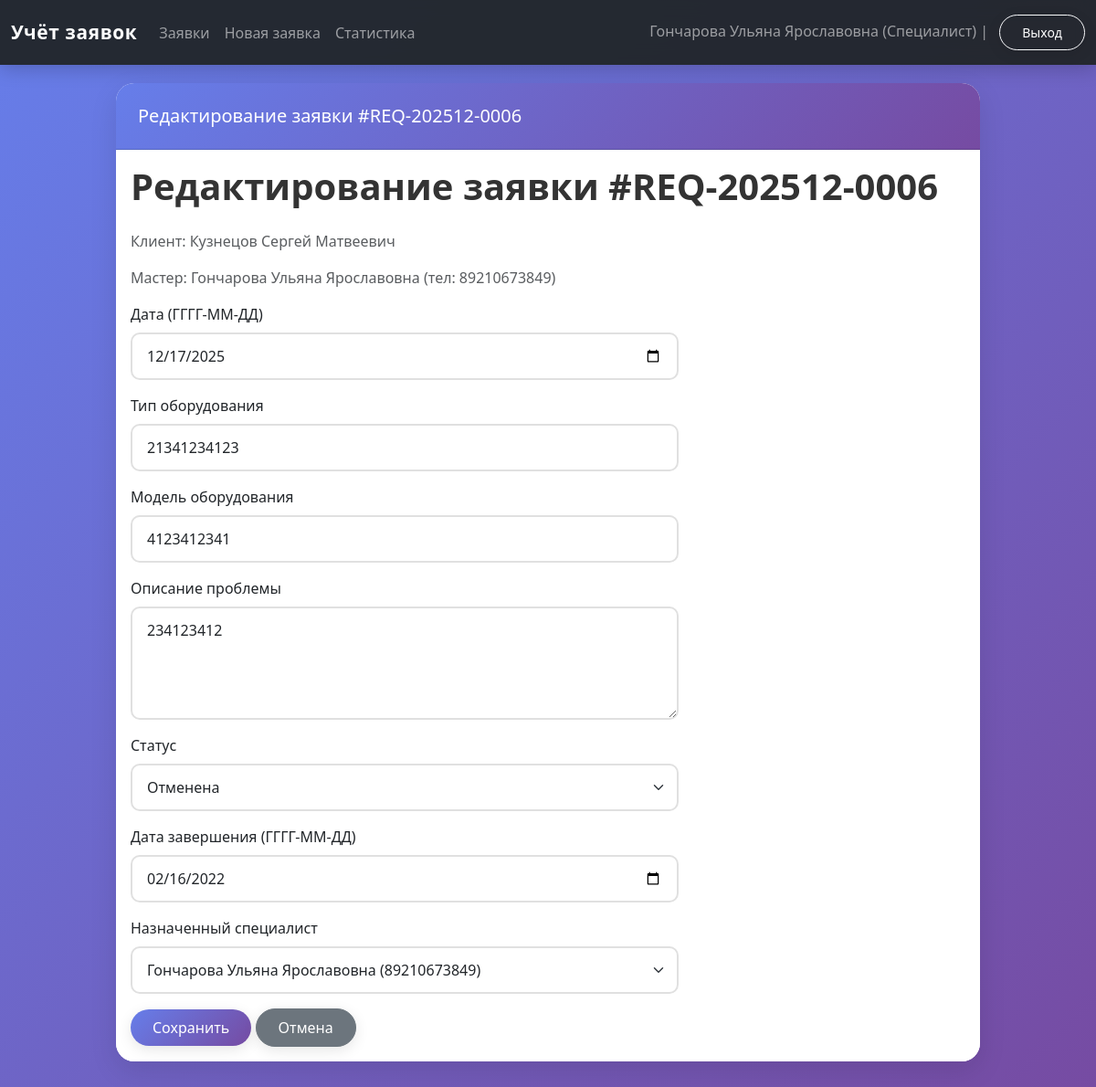
Page /requests/6/edit (signed in) on the earlier database version.
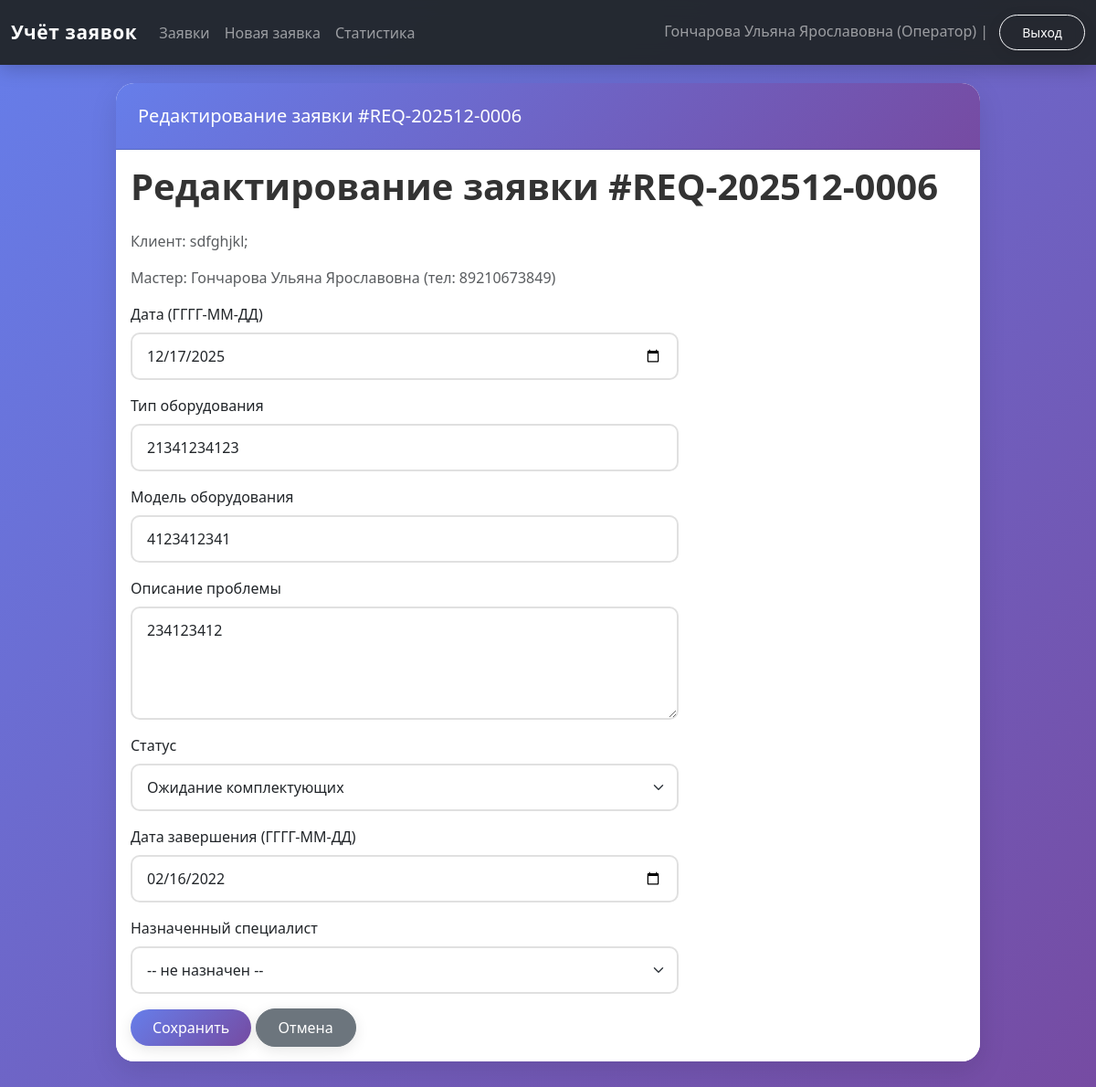
Same page on the later database version.
### tables this page shows
CREATE TABLE users (
            user_id INTEGER PRIMARY KEY AUTOINCREMENT,
            fio TEXT NOT NULL,
            phone TEXT NOT NULL,
            login TEXT UNIQUE NOT NULL,
            password TEXT NOT NULL,
            user_type TEXT NOT NULL CHECK (
                user_type IN ('Менеджер', 'Специалист', 'Оператор', 'Заказчик', 'Менеджер по качеству')
            ),
            is_active INTEGER DEFAULT 1,
            registration_date TEXT DEFAULT (DATE('now')),
            email TEXT,
            address TEXT,
            notes TEXT
        );

CREATE TABLE requests (
            request_id INTEGER PRIMARY KEY AUTOINCREMENT,
            request_number TEXT UNIQUE,
            start_date TEXT NOT NULL,
            climate_tech_type TEXT NOT NULL,
            climate_tech_model TEXT NOT NULL,
            problem_description TEXT NOT NULL,
            request_status TEXT NOT NULL DEFAULT 'Новая заявка' CHECK (
                request_status IN ('Новая заявка', 'В процессе ремонта', 'Ожидание комплектующих',
                                    'Готова к выдаче', 'Завершена', 'Отменена')
            ),
            priority TEXT DEFAULT 'Средний' CHECK (priority IN ('Низкий', 'Средний', 'Высокий', 'Критичный')),
            completion_date TEXT,
            repair_parts TEXT,
            estimated_time INTEGER,

            master_id INTEGER REFERENCES users(user_id) ON DELETE SET NULL,
            client_id INTEGER NOT NULL REFERENCES users(user_id) ON DELETE CASCADE,
            quality_manager_id INTEGER REFERENCES users(user_id) ON DELETE SET NULL,

            deadline_extension TEXT,
            extension_reason TEXT,
            customer_agreement INTEGER DEFAULT 0,

            qr_code_generated INTEGER DEFAULT 0,
            qr_code_token TEXT UNIQUE,
            feedback_received INTEGER DEFAULT 0,

            created_at TEXT DEFAULT (DATETIME('now')),
            updated_at TEXT DEFAULT (DATETIME('now'))
        );

### web_app.py (the view)
    def wrapper(*args, **kwargs):
        if "user" not in session:
            return redirect(url_for("login"))
        return view_func(*args, **kwargs)

### web_app.py (called while the page is built)
def get_connection():
    if not os.path.exists(DB_NAME):
        raise FileNotFoundError(
            f"Файл базы данных '{DB_NAME}' не найден. "
            f"Сначала запустите 'test.py' для создания БД."
        )
    conn = sqlite3.connect(DB_NAME)
    conn.row_factory = sqlite3.Row
    return conn

def login_required(view_func):
    def wrapper(*args, **kwargs):
        if "user" not in session:
            return redirect(url_for("login"))
        return view_func(*args, **kwargs)
    wrapper.__name__ = view_func.__name__
    return wrapper

### templates/edit_request.html (shortened to what this page needs)
{% extends "base.html" %}
{% block header %}Редактирование заявки #{{ request_data.request_number }}{% endblock %}
{% block content %}
<h1>Редактирование заявки #{{ request_data.request_number }}</h1>
<p class="text-muted">Клиент: {{ request_data.client_fio }}</p>
{% if request_data.master_fio %}
<p class="text-muted">Мастер: {{ request_data.master_fio }}{% if request_data.master_phone %} (тел: {{ request_data.master_phone }}){% endif %}</p>
{% endif %}
<form method="post" class="mt-3" style="max-width: 600px;">
  <div class="mb-3">
    <label class="form-label">Дата (ГГГГ-ММ-ДД)</label>
    <input type="date" name="start_date" class="form-control" value="{{ request_data.start_date }}" required>
  </div>
  {% if can_all or can_status %}
  <div class="mb-3">
    <label class="form-label">Тип оборудования</label>
    <input type="text" name="climate_tech_type" class="form-control" value="{{ request_data.climate_tech_type }}" required>
  </div>
  <div class="mb-3">
    <label class="form-label">Модель оборудования</label>
    <input type="text" name="climate_tech_model" class="form-control" value="{{ request_data.climate_tech_model }}" required>
  </div>
  {% endif %}
  <div class="mb-3">
    <label class="form-label">Описание проблемы</label>
    <textarea name="problem_description" class="form-control" rows="4" required>{{ request_data.problem_description }}</textarea>
  </div>
  {% if can_status or can_all %}
  <div class="mb-3">
    <label class="form-label">Статус</label>
    <select name="request_status" class="form-select" required>
      {% for status in statuses %}
      <option value="{{ status }}" {% if status == request_data.request_status %}selected{% endif %}>{{ status }}</option>
      {% endfor %}
    </select>
  </div>
  <div class="mb-3">
    <label class="form-label">Дата завершения (ГГГГ-ММ-ДД)</label>
    <input type="date" name="completion_date" class="form-control" value="{{ request_data.completion_date or '' }}">
  </div>
  <div class="mb-3">
    <label class="form-label">Назначенный специалист</label>
    <select name="master_id" class="form-select">
      <option value="">-- не назначен --</option>
      {% for s in specialists %}
      <option value="{{ s.user_id }}" {% if s.user_id == request_data.master_id %}selected{% endif %}>{{ s.fio }}{% if s.phone %} ({{ s.phone }}){% endif %}</option>
      {% endfor %}
    </select>
  </div>
  {% endif %}
  <button type="submit" class="btn btn-primary">Сохранить</button>
  <a href="{{ url_for('requests_list') }}" class="btn btn-secondary">Отмена</a>
</form>
{% endblock %}

### templates/base.html (shortened to what this page needs)
<!doctype html>
<html lang="ru">
<head>
    <link rel="stylesheet"
          href="https://cdn.jsdelivr.net/npm/bootstrap@5.3.2/dist/css/bootstrap.min.css">
    <link rel="stylesheet" href="{{ url_for('static', filename='styles.css') }}">
</head>
<body>
<nav class="navbar navbar-expand-lg navbar-dark bg-dark">
  <div class="container-fluid">
    <a class="navbar-brand" href="{{ url_for('index') }}">Учёт заявок</a>
    <div class="collapse navbar-collapse" id="navbarNav">
      <ul class="navbar-nav me-auto mb-2 mb-lg-0">
        {% if current_user %}
        <li class="nav-item">
          <a class="nav-link" href="{{ url_for('requests_list') }}">Заявки</a>
        </li>
        <li class="nav-item">
          <a class="nav-link" href="{{ url_for('new_request') }}">Новая заявка</a>
        </li>
        <li class="nav-item">
          <a class="nav-link" href="{{ url_for('stats') }}">Статистика</a>
        </li>
        {% endif %}
      </ul>
      <span class="navbar-text">
        {% if current_user %}
          {{ current_user['fio'] }} ({{ current_user['user_type'] }}) |
          <a href="{{ url_for('logout') }}" class="btn btn-sm btn-outline-light ms-2">Выход</a>
        {% else %}
          <a href="{{ url_for('login') }}" class="btn btn-sm btn-outline-light">Войти</a>
          <a href="{{ url_for('register') }}" class="btn btn-sm btn-outline-light ms-2">Регистрация</a>
        {% endif %}
      </span>
    </div>
  </div>
</nav>
<div class="container app-shell">
  <div class="row justify-content-center">
    <div class="col-12 col-lg-11 col-xl-10">
      <div class="card app-card">
        <div class="card-header app-card-header">
          <h5 class="mb-0">{% block header %}{{ title }}{% endblock %}</h5>
        </div>
        <div class="card-body bg-white">
          {% block content %}{% endblock %}
        </div>
      </div>
    </div>
  </div>
</div>
</body>
</html>

Differences in the rows shown:
no longer on this page (row edited): users: client_fio "Кузнецов Сергей Матвеевич"
changed users "Гончарова Ульяна Ярославовна": user_type (not shown) → "Оператор"
changed requests "REQ-202512-0006": request_status "Отменена" → "Ожидание комплектующих"; master_id "Гончарова Ульяна Ярославовна (89210673849)" → (not shown)
added users: client_fio "sdfghjkl;"
Other differences:
form field master_id: (not shown) → "-- не назначен --"
{{ current_user['user_type'] }}: "Специалист" → (not shown)
